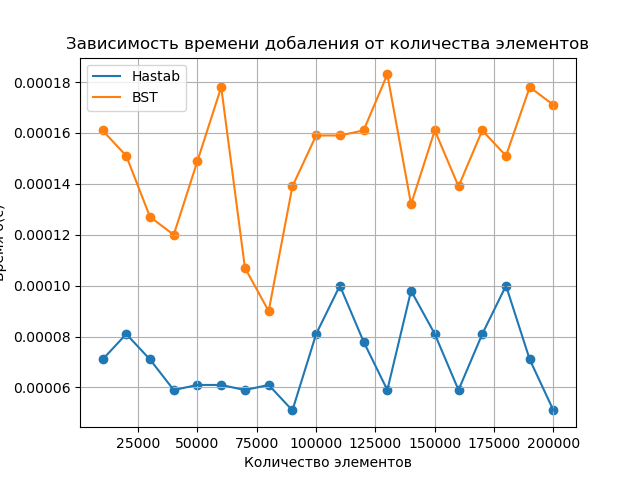

Here is the Python script that generated this plot:
import pandas as pd
import matplotlib.pyplot as plt

fig, ax = plt.subplots()

elements = [10000, 20000, 30000, 40000, 50000, 60000, 70000, 80000, 90000, 100000, 110000, 120000, 130000, 140000, 150000, 160000, 170000, 180000, 190000, 200000]
hashtab = [0.000071, 0.000081, 0.000071, 0.000059, 0.000061, 0.000061, 0.000059, 0.000061, 0.000051, 0.000081, 0.000100, 0.000078, 0.000059, 0.000098, 0.000081, 0.000059, 0.000081, 0.000100, 0.000071, 0.000051]
bstree = [0.000161, 0.000151, 0.000127, 0.000120, 0.000149, 0.000178, 0.000107, 0.000090, 0.000139, 0.000159, 0.000159, 0.000161, 0.000183, 0.000132, 0.000161, 0.000139, 0.000161, 0.000151, 0.000178, 0.000171]
df = pd.DataFrame({'x': elements, 'y': hashtab})
ax.scatter(elements, hashtab)
plt.plot(df['x'], df['y'], label= 'Hastab')

df = pd.DataFrame({'x': elements, 'y': bstree})
ax.scatter(elements, bstree)
plt.plot(df['x'], df['y'], label= 'BST')

plt.grid(True)
plt.xlabel("Количество элементов")
plt.ylabel("Время б(с)")
# ax.spines['left'].set_position('zero')# Установка точки (0, 0) в левый нижний угол
# ax.spines['bottom'].set_position('zero')
# ax.set_xlim(left=0)
# ax.set_ylim(bottom=0)
plt.legend()
 
plt.title('Зависимость времени добаления от количества элементов')
plt.savefig("graph2.png")
